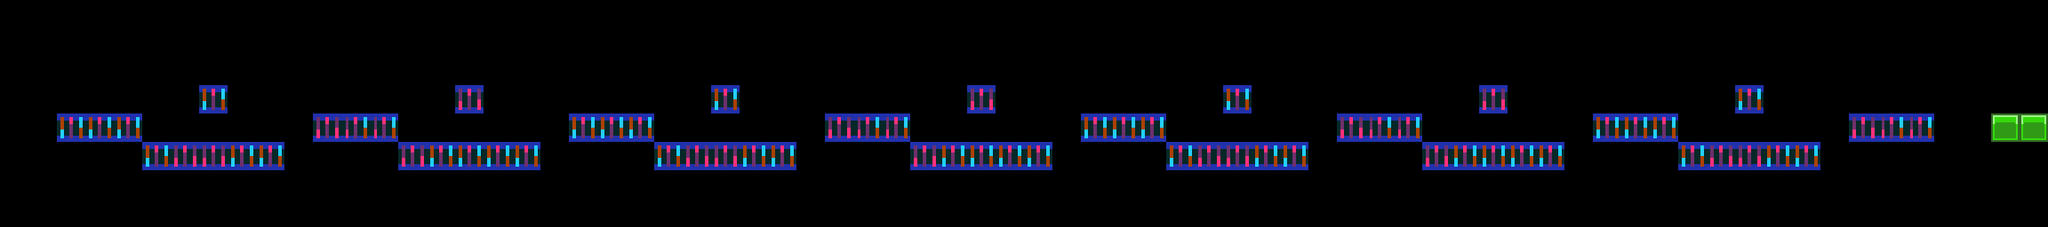

The image is a tile-based game level rendered from a .tmx file. Its description and source (layers, tilesets, objects; grid data summarised) follow:
An orthogonal 72x8 tile map with 32x32 px tiles, 1 tile layer (blocks), 3 tilesets and 18 objects.

<map version="1.0" orientation="orthogonal" width="72" height="8" tilewidth="32" tileheight="32">
 <tileset firstgid="1" name="blocks" tilewidth="32" tileheight="32">
  <image source="blocks.png" width="96" height="32" />
 </tileset>
 <tileset firstgid="4" name="blocks" tilewidth="32" tileheight="32">
  <image source="blocks.png" width="96" height="32" />
 </tileset>
 <tileset firstgid="7" name="green" tilewidth="32" tileheight="32">
  <image source="green.png" width="32" height="32" />
 </tileset>
 <layer name="blocks" width="72" height="8">
  <data>[576 cells, 68 non-empty, 4 distinct tile ids]</data>
 </layer>
 <objectgroup name="lettera" width="72" height="8" opacity="0.9">
  <object x="240" y="128" width="18" height="22">
   <ellipse />
  </object>
  <object x="1387" y="129" width="19" height="22">
   <ellipse />
  </object>
  <object x="1681" y="67" width="18" height="20">
   <ellipse />
  </object>
  <object x="532" y="66" width="18" height="19">
   <ellipse />
  </object>
 </objectgroup>
 <objectgroup name="letterg" width="72" height="8">
  <object x="234" y="61" width="25" height="24">
   <ellipse />
  </object>
  <object x="1966" y="128" width="19" height="23">
   <ellipse />
  </object>
  <object x="586" y="418" width="266" height="16">
   <ellipse />
  </object>
  <object x="1100" y="67" width="21" height="21">
   <ellipse />
  </object>
 </objectgroup>
 <objectgroup name="letterc" width="72" height="8">
  <object x="1891" y="337">
   <ellipse />
  </object>
  <object x="2130" y="-104">
   <ellipse />
  </object>
  <object x="818" y="61" width="23" height="25">
   <ellipse />
  </object>
  <object x="1387" y="64" width="25" height="24">
   <ellipse />
  </object>
 </objectgroup>
 <objectgroup name="letteru" width="72" height="8">
  <object x="1675" y="129" width="20" height="21">
   <ellipse />
  </object>
  <object x="1103" y="130" width="20" height="21">
   <ellipse />
  </object>
  <object x="815" y="130" width="22" height="20">
   <ellipse />
  </object>
  <object x="1037" y="416" height="4">
   <ellipse />
  </object>
  <object x="526" y="129" width="21" height="24">
   <ellipse />
  </object>
  <object x="1969" y="62" width="18" height="26">
   <ellipse />
  </object>
 </objectgroup>
</map>